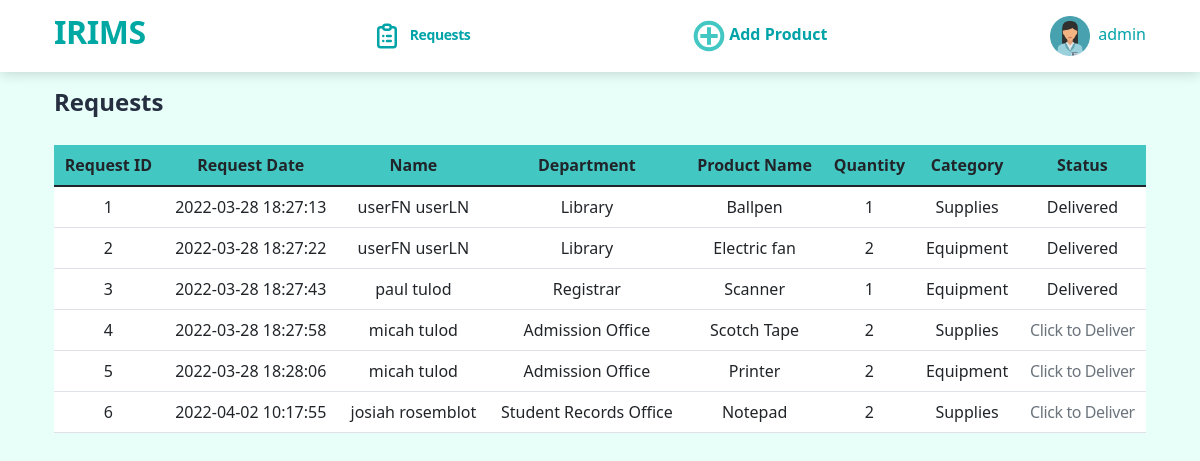
Page /orders.php (signed in) on the committed database.
### tables this page shows
CREATE TABLE `request` (
  `RequestID` int(11) NOT NULL,
  `RequestDateTime` datetime NOT NULL,
  `UserID` int(11) NOT NULL,
  `ProductID` int(11) NOT NULL,
  `Quantity` int(11) NOT NULL,
  `Status` bit(1) NOT NULL
);

CREATE TABLE `department` (
  `DepartmentID` int(11) NOT NULL,
  `DepartmentName` varchar(100) NOT NULL
);

CREATE TABLE `product` (
  `ProductID` int(11) NOT NULL,
  `ProductName` varchar(255) NOT NULL,
  `Stocks` int(11) NOT NULL,
  `SupplierID` int(11) NOT NULL,
  `CategoryID` int(11) NOT NULL,
  `IsDeleted` bit(1) DEFAULT b'0'
);

CREATE TABLE `category` (
  `CategoryID` int(11) NOT NULL,
  `CategoryName` varchar(300) NOT NULL
);

### orders.php (the view, shortened to what this page needs)
<body>
    <section class="bg-theme">
        <?php include_once "views/partials/admin-navbar.php"; ?>
        <div class="container">
            <h4>Requests</h4>
            <div class="table-responsive">
                <table class="table orders-table mb-5">
                    <thead class="orders-header">
                        <tr>
                            <th class="text-center">Request ID</th>
                            <th class="text-center">Request Date</th>
                            <th class="text-center">Name</th>
                            <th class="text-center">Department</th>
                            <th class="text-center">Product Name</th>
                            <th class="text-center">Quantity</th>
                            <th class="text-center">Category</th>
                            <th class="text-center">Status</th>
                        </tr>
                    </thead>
                    <tbody>
                        <?php
                        $sql = "SELECT request.RequestID, request.RequestDateTime, CONCAT(user.FirstName, ' ', user.LastName) as Name, department.DepartmentName, product.ProductName, request.Quantity, category.CategoryName, request.Status FROM `request` INNER JOIN `user` ON request.UserID = user.UserID INNER JOIN `product` ON request.ProductID = product.ProductID INNER JOIN `department` ON user.DepartmentID = department.DepartmentID INNER JOIN `category` ON product.CategoryID = category.CategoryID; ";
                        $orders = $con->query($sql) or die($con->error);
                        while ($row = $orders->fetch_assoc()) { ?>
                            <tr>
                                <td class="text-center"><?php echo $row['RequestID'] ?></td>
                                <td class="text-center"><?php echo $row['RequestDateTime'] ?></td>
                                <td class="text-center"><?php echo $row['Name'] ?></td>
                                <td class="text-center"><?php echo $row['DepartmentName'] ?></td>
                                <td class="text-center"><?php echo $row['ProductName'] ?></td>
                                <td class="text-center"><?php echo $row['Quantity'] ?></td>
                                <td class="text-center"><?php echo $row['CategoryName'] ?></td>
                                <td class="text-center"><?php
                                                        $id = $row['RequestID'];
                                                        if ($row['Status'] == 0) {
                                                            echo "<a href='deliver.php?id=$id' >Click to Deliver</a>";
                                                        } else {
                                                            echo 'Delivered';
                                                        } ?></td>
                            </tr>
                        <?php  }
                        ?>
                    </tbody>
                </table>
            </div>
        </div>
    </section>

### assets/css/styles.css (style rules this page uses)
.bg-theme { min-height: 100vh; background-color: #e8fff9; }
h1, .h1, h2, .h2, h3, .h3, h4, .h4, h5, .h5, h6, .h6 { margin-top: 0; margin-bottom: 0.5rem; font-weight: 400; line-height: 1.2; }
a { color: #cb0c9f; text-decoration: none; }
.container, .container-fluid, .container-sm, .container-md, .container-lg, .container-xl, .container-xxl { width: 100%; padding-right: var(--bs-gutter-x, 1.5rem); padding-left: var(--bs-gutter-x, 1.5rem); margin-right: auto; margin-left: auto; }
h1, .h1, .h1, h2, .h2, .h2, h3, .h3, .h3, h4, .h4, .h4, h5, .h5, .h5, h6, .h6, .h6 { color: #252f40; }
h4, .h4, .h4, h5, .h5, .h5, h6, .h6, .h6 { font-weight: 600; }
a { letter-spacing: -0.025rem; color: #6c757d; }
.orders-table { background: #ffffff; margin-top: 20px; }
.orders-header { background: #43c7c3; }

### rows in the picture
request: RequestID "1", RequestDateTime "2022-03-28 18:27:13", Name "userFN userLN", department.DepartmentName "Library", ProductID.ProductName "Ballpen", Quantity "1", category.CategoryName "Supplies", Status "Delivered"
request: RequestID "2", RequestDateTime "2022-03-28 18:27:22", Name "userFN userLN", department.DepartmentName "Library", ProductID.ProductName "Electric fan", Quantity "2", category.CategoryName "Equipment", Status "Delivered"
request: RequestID "3", RequestDateTime "2022-03-28 18:27:43", Name "paul tulod", department.DepartmentName "Registrar", ProductID.ProductName "Scanner", Quantity "1", category.CategoryName "Equipment", Status "Delivered"
request: RequestID "4", RequestDateTime "2022-03-28 18:27:58", Name "micah tulod", department.DepartmentName "Admission Office", ProductID.ProductName "Scotch Tape", Quantity "2", category.CategoryName "Supplies"
request: RequestID "5", RequestDateTime "2022-03-28 18:28:06", Name "micah tulod", department.DepartmentName "Admission Office", ProductID.ProductName "Printer", Quantity "2", category.CategoryName "Equipment"
request: RequestID "6", RequestDateTime "2022-04-02 10:17:55", Name "josiah rosemblot", department.DepartmentName "Student Records Office", ProductID.ProductName "Notepad", Quantity "2", category.CategoryName "Supplies"

### other values in the picture
$_SESSION['username'] "admin"
